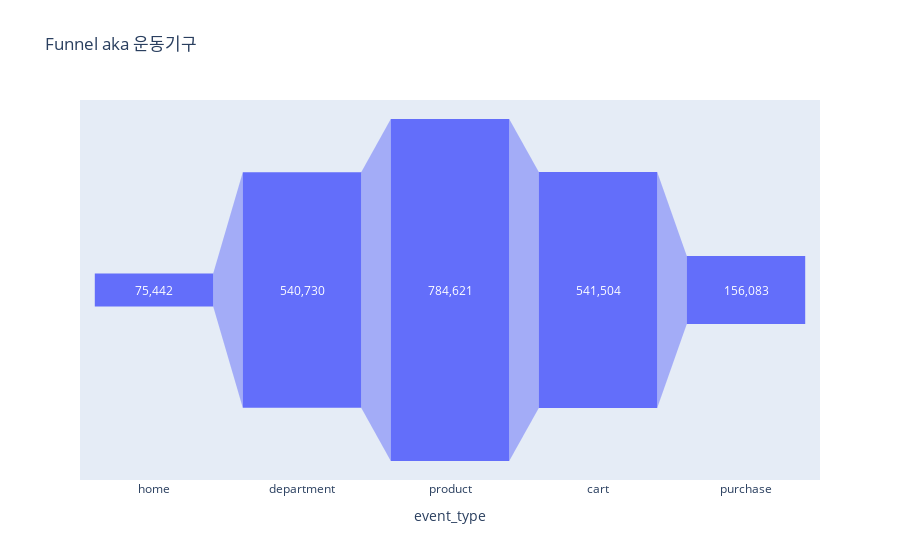

Notebook cell for this chart:
### Code cell
fig = px.funnel(data_frame=funnel, x='event_type', y='count', title='Funnel aka 운동기구')
fig.update_traces(texttemplate="%{value:,.0f}")
fig.show()

### Figure 1 — Plotly figure (JSON) as saved in the notebook; plotly's stock layout.template omitted (floating-point values rounded to 4 significant figures)
{"data": [{"hovertemplate": "event_type=%{x}<br>count=%{y}<extra></extra>", "legendgroup": "", "marker": {"color": "#636efa"}, "name": "", "orientation": "v", "showlegend": false, "texttemplate": "%{value:,.0f}", "type": "funnel", "x": ["home", "department", "product", "cart", "purchase"], "xaxis": "x", "y": [75442, 540730, 784621, 541504, 156083], "yaxis": "y"}], "layout": {"legend": {"tracegroupgap": 0}, "title": {"text": "Funnel aka 운동기구"}, "xaxis": {"anchor": "y", "domain": [0, 1], "title": {"text": "event_type"}}, "yaxis": {"anchor": "x", "domain": [0, 1], "title": {"text": "count"}}}}
